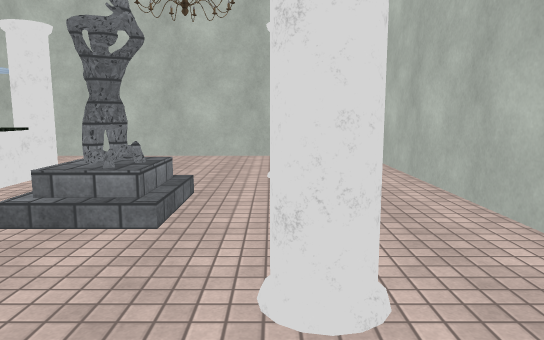
view 1 (above)

24 first-person views from a walk through a scene from a Unity 3-D project. The camera is 1.5 m above the floor, tilts 8° down and sees 70° across. The floor is counted in squares, 1 m on a side. Each view is taken from the middle of a square. On the plan, view 1 faces up. The plan holds only what a view shows up to about 17 squares ahead; the rest is blank. The player character is not drawn. Door leaves are left out, so doorways stand open. Some surface patterns are stand-ins.

view 2
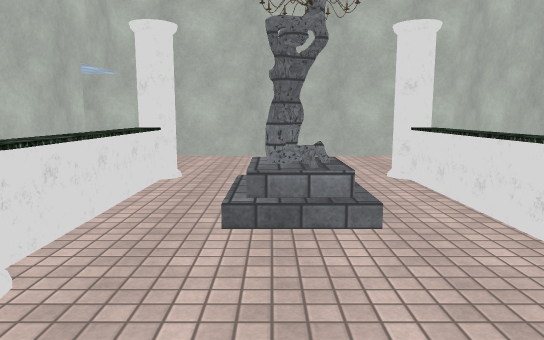

view 3
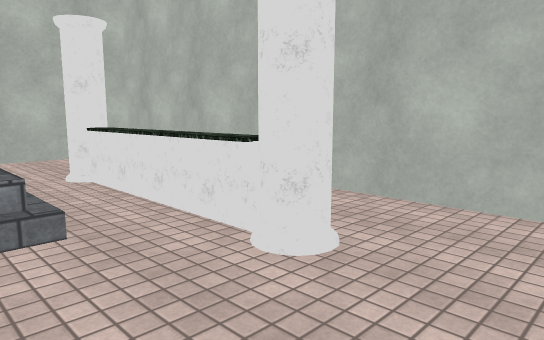

view 4
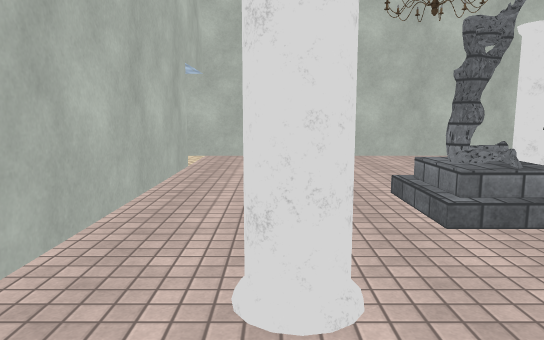

view 5
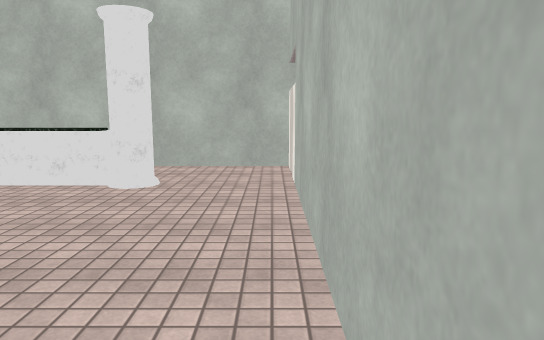

view 6
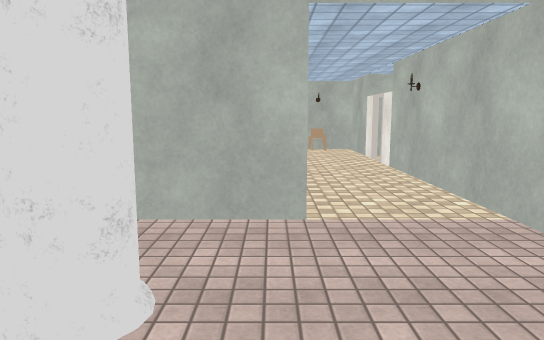

view 7
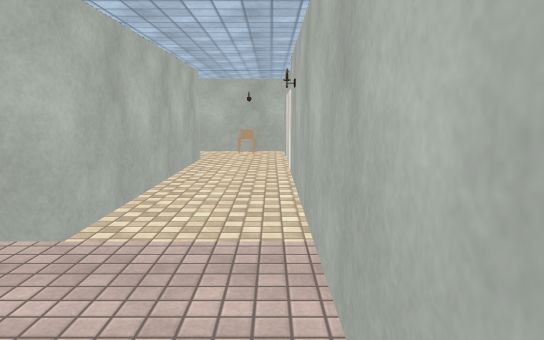

view 8
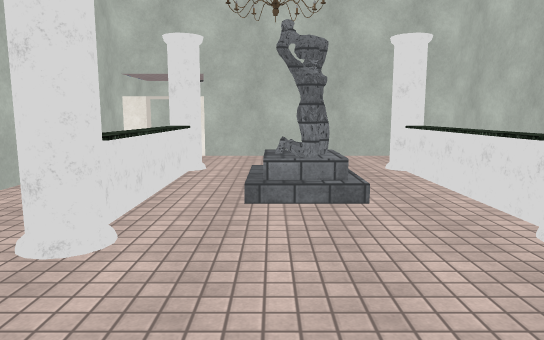

view 9
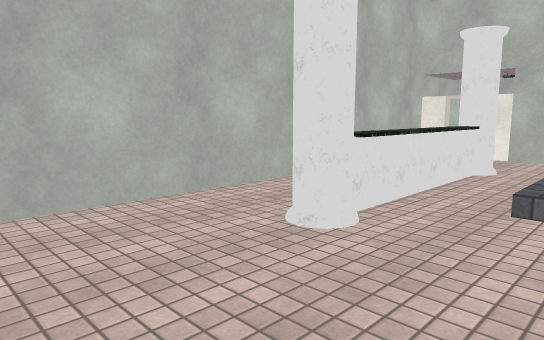

view 10
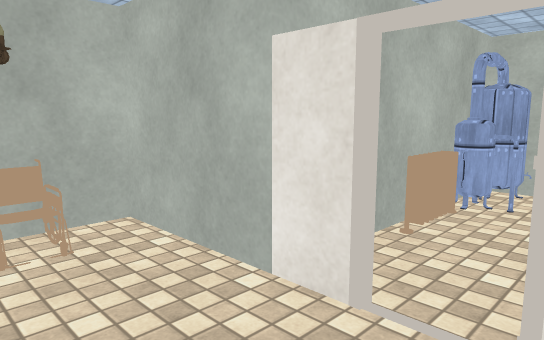

view 11
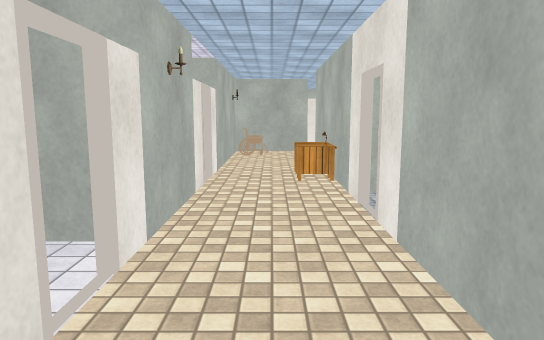

view 12
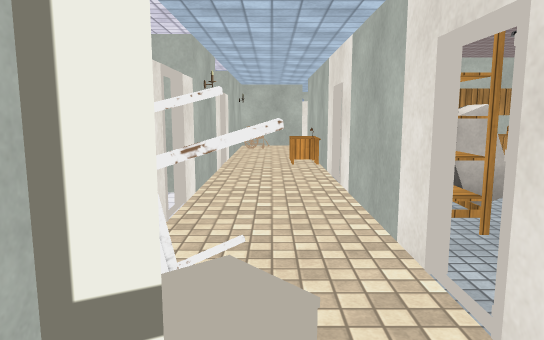

view 13
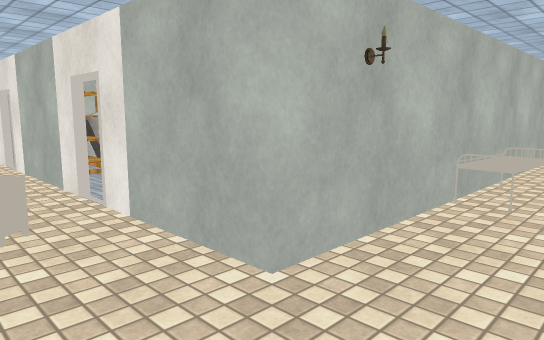

view 14
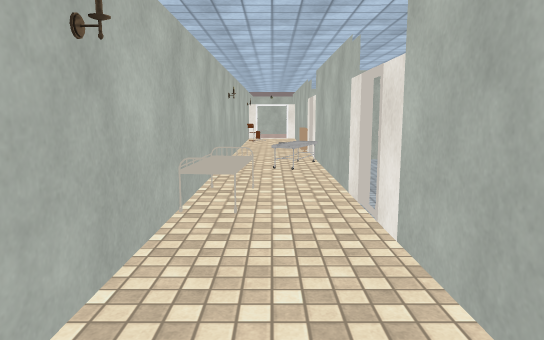

view 15
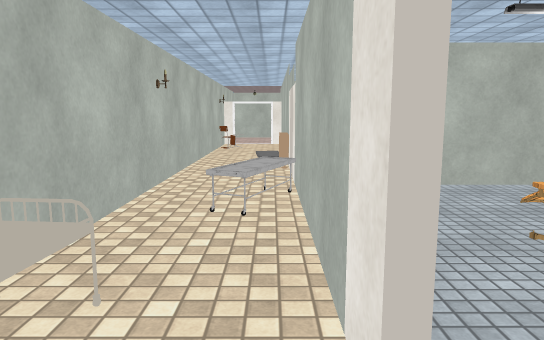

view 16
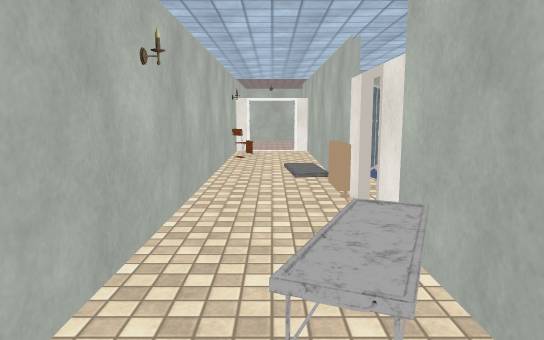

view 17
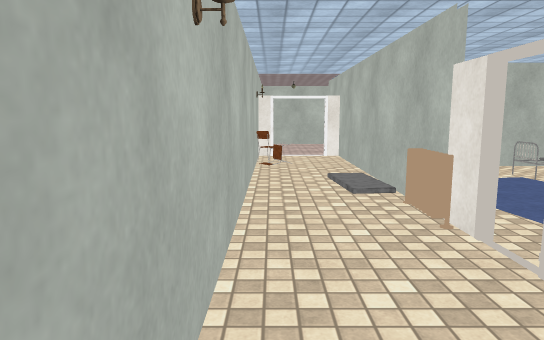

view 18
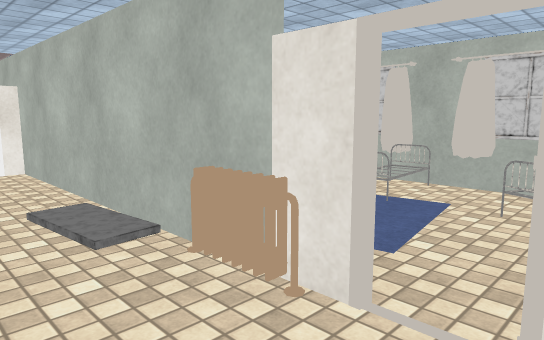

view 19
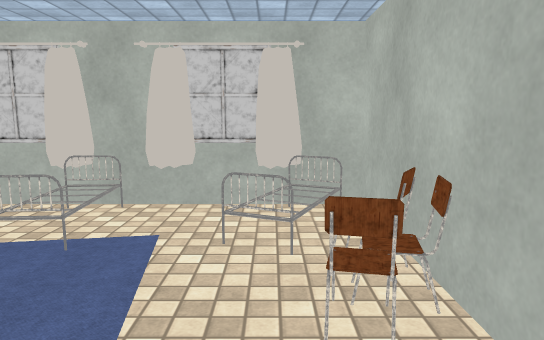

view 20
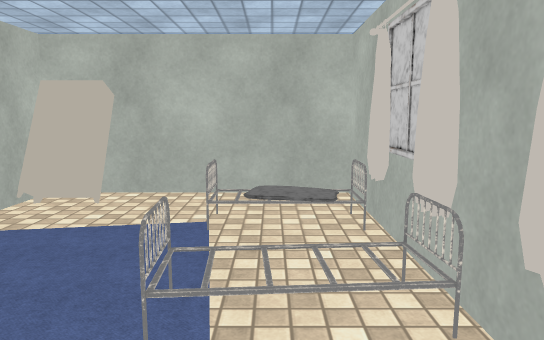

view 21
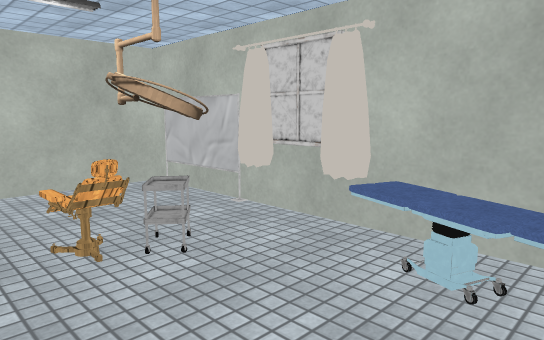

view 22
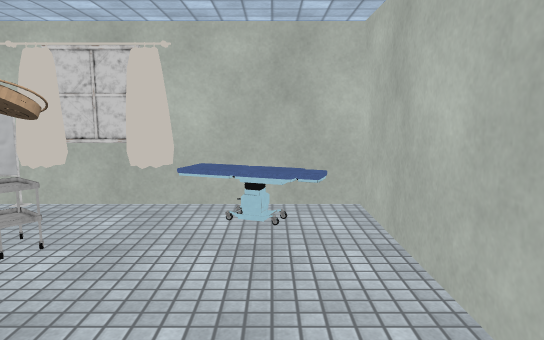

view 23
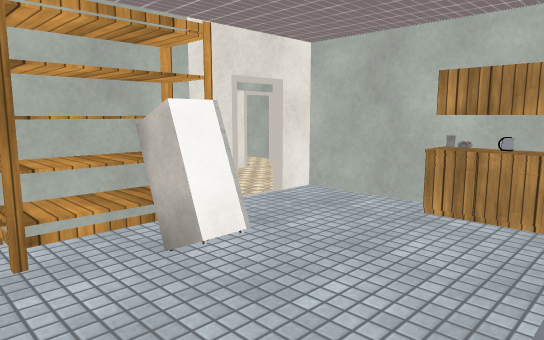

view 24
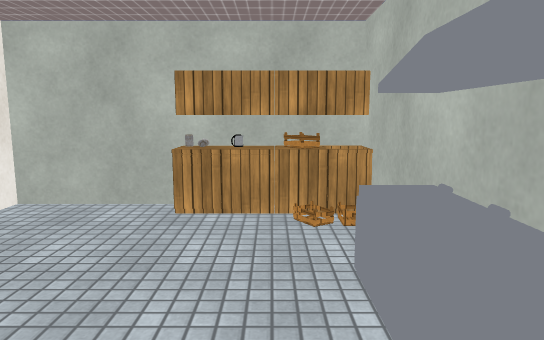

### Floor plan
Ten units are one square. View 1 is at (0, 0); x grows to the right and y downward. Boxes are objects, and circles mark ways between rooms. Rooms are numbered by the first view taken in them; rooms with no view inside come last. Other rooms are left out.
<svg viewBox="-234 -155 304 319">
<path fill="none" stroke="#000" d="M-115 -10 -115 -55 -175 -55 -175 -45 -175 -115 -85 -115 -85 5 15 5M-175 -24 -175 -35M-165 -145 -205 -145 -205 -75M-175 15 -175 5M25 5 35 5 35 -145 -155 -145M-205 -65 -205 -54M-205 -25 -205 -15M-208 -85 -229 -85M-205 -5 -205 0M-55 114 -55 155M-35 95 -15 95M-44 152 -39 155M4 95 15 95M-60 155 35 155 35 108M-125 95 -45 95M-45 155 -38 152M-27 152 -21 155M-27 153 -20 156M-40 159 -35 157M-27 155 -20 152M-25 156 -18 153M-9 152 -4 154M-9 155 -3 152M34 95 65 95 65 89M-171 95 -135 95M65 71 65 65 -175 65 -175 25M-95 152 -89 155M-96 153 -89 156M-96 155 -88 152M-113 153 -107 155M-113 156 -107 153M-145 109 -145 155 -60 155M-57 156 -57 114"/>
<rect x="-205" y="-135" width="20" height="10" fill="#bbb"><title>other object</title></rect>
<rect x="-185" y="-85" width="10" height="20" fill="#bbb"><title>table</title></rect>
<rect x="-175" y="-25" width="20" height="30" fill="#bbb"><title>shelf</title></rect>
<rect x="-165" y="-25" width="20" height="20" fill="#bbb"><title>fridge</title></rect>
<rect x="-155" y="-55" width="10" height="10" fill="#bbb"><title>other object</title></rect>
<rect x="-145" y="-45" width="10" height="10" fill="#bbb"><title>other object</title></rect>
<rect x="-145" y="-55" width="10" height="10" fill="#bbb"><title>other object</title></rect>
<rect x="-135" y="-55" width="20" height="10" fill="#bbb"><title>other object</title></rect>
<rect x="-125" y="-25" width="10" height="30" fill="#bbb"><title>kettle</title></rect>
<rect x="-65" y="-105" width="20" height="80" fill="#bbb"><title>other object</title></rect>
<rect x="-35" y="-75" width="20" height="20" fill="#bbb"><title>statue</title></rect>
<rect x="-5" y="-105" width="20" height="80" fill="#bbb"><title>other object</title></rect>
<rect x="-205" y="25" width="20" height="10" fill="#bbb"><title>table</title></rect>
<rect x="-195" y="35" width="10" height="10" fill="#bbb"><title>other object</title></rect>
<rect x="-135" y="65" width="30" height="10" fill="#bbb"><title>wheel</title></rect>
<rect x="-85" y="75" width="30" height="20" fill="#bbb"><title>other object</title></rect>
<rect x="-55" y="145" width="10" height="10" fill="#bbb"><title>bed</title></rect>
<rect x="-55" y="115" width="10" height="10" fill="#bbb"><title>chair</title></rect>
<rect x="-55" y="105" width="10" height="10" fill="#bbb"><title>chair</title></rect>
<rect x="-45" y="125" width="10" height="10" fill="#bbb"><title>bed</title></rect>
<rect x="-35" y="85" width="20" height="10" fill="#bbb"><title>heater</title></rect>
<rect x="-25" y="125" width="20" height="10" fill="#bbb"><title>bed</title></rect>
<rect x="-15" y="145" width="10" height="10" fill="#bbb"><title>bed</title></rect>
<rect x="-15" y="95" width="10" height="10" fill="#bbb"><title>other object</title></rect>
<rect x="-5" y="95" width="10" height="20" fill="#bbb"><title>carpet</title></rect>
<rect x="5" y="145" width="10" height="10" fill="#bbb"><title>bed</title></rect>
<rect x="5" y="125" width="20" height="10" fill="#bbb"><title>bed</title></rect>
<rect x="15" y="95" width="20" height="20" fill="#bbb"><title>other object</title></rect>
<rect x="35" y="65" width="10" height="10" fill="#bbb"><title>chair</title></rect>
<rect x="-145" y="135" width="30" height="20" fill="#bbb"><title>bed</title></rect>
<rect x="-105" y="135" width="10" height="10" fill="#bbb"><title>lamp</title></rect>
<rect x="-105" y="125" width="10" height="10" fill="#bbb"><title>table</title></rect>
<rect x="-95" y="125" width="10" height="10" fill="#bbb"><title>chair</title></rect>
<rect x="-85" y="145" width="20" height="10" fill="#bbb"><title>projector</title></rect>
<circle cx="-170" cy="25" r="3" fill="#2a7"/>
<circle cx="-185" cy="10" r="3" fill="#2a7"/>
<circle cx="-130" cy="100" r="3" fill="#2a7"/>
<circle cx="-40" cy="100" r="3" fill="#2a7"/>
<text x="-80" y="-60">1</text>
<text x="-60" y="90">2</text>
<text x="-100" y="130">3</text>
</svg>
Room 1 opens to room 2. Room 2 opens to room 3.

Where each view was taken, in squares from view 1:
view 1: 0 up, 0 right, facing up
view 2: 0 up, 3 left, facing up
view 3: 0 up, 3 left, facing up-right
view 4: 0 up, 6 left, facing up
view 5: 0 up, 8 left, facing right
view 6: 11 up, 3 left, facing left
view 7: 14 up, 4 left, facing left
view 8: 14 up, 2 left, facing down
view 9: 14 up, 3 left, facing down-right
view 10: 12 up, 15 left, facing up-left
view 11: 2 down, 19 left, facing up
view 12: 5 down, 19 left, facing up
view 13: 9 down, 20 left, facing up-right
view 14: 8 down, 19 left, facing right
view 15: 9 down, 14 left, facing right
view 16: 8 down, 10 left, facing right
view 17: 7 down, 8 left, facing right
view 18: 7 down, 5 left, facing down-right
view 19: 9 down, 4 left, facing down
view 20: 14 down, 4 left, facing right
view 21: 11 down, 14 left, facing down-right
view 22: 9 down, 13 left, facing down
view 23: 1 down, 12 left, facing up-left
view 24: 1 down, 13 left, facing up
